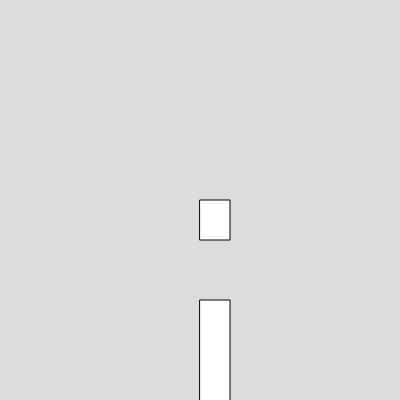
Frame 1 (no input)
Frame 60 (no input): identical to frame 1, image omitted
Frame 120 (the mouse pressed at the canvas centre since frame 60): identical to frame 1, image omitted

The p5.js sketch that drew this single still picture (run headless with seeded random() and noise() and a simulated clock; from frame 60 on, the mouse is pressed at the canvas centre):

// p5.js sketch
// ── sketch.js
var box1
var box2
function setup() 
{
  createCanvas(400, 400);
  box1 = new Box(200,200,30,40);
  box2 = new Box(200,300,30,400); 
}

function draw() 
{
  background(220);
box1.show()
box2.show()
}


// ── box.js
class Box
  {
    constructor(x,y,w,h)
    {
      this.x =x;
      this.y =y;
      this.w =w;
      this.h = h;
      
    }
    
    show()
    {
      rect(this.x,this.y,this.w,this.h)
    }
    
    move()
    {
      this.x = this.x;
    }

  }

  
